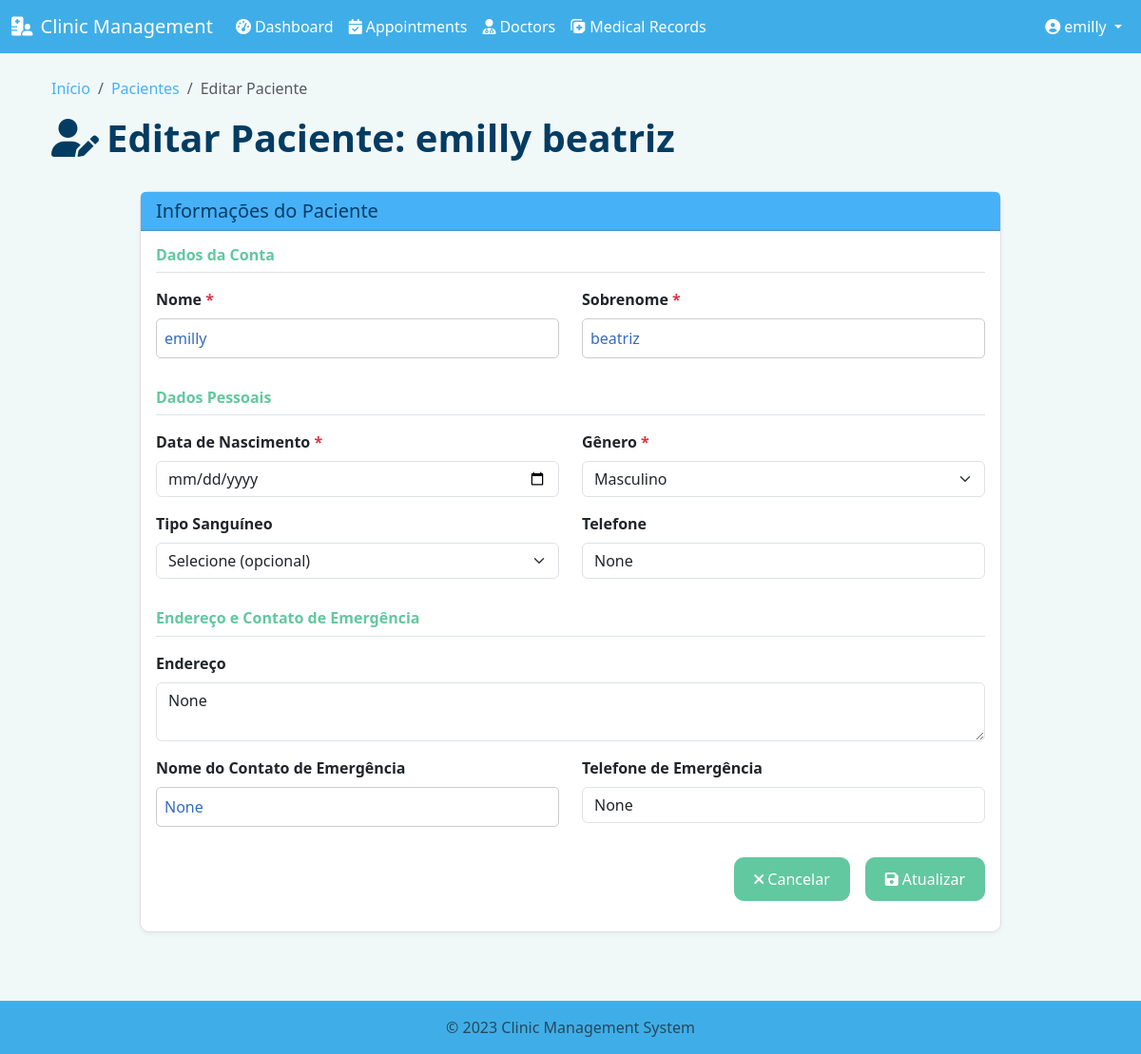
Screenshot of /patients/3/edit (signed in) with the database file from the repository.
### models.py (models this page shows, shortened)
class User(UserMixin, db.Model):
    id = db.Column(db.Integer, primary_key=True)
    username = db.Column(db.String(64), unique=True, nullable=False)
    email = db.Column(db.String(120), unique=True, nullable=False)
    password_hash = db.Column(db.String(256), nullable=False)
    role = db.Column(db.Enum(UserRole), nullable=False)
    first_name = db.Column(db.String(50))
    last_name = db.Column(db.String(50))
    created_at = db.Column(db.DateTime, default=datetime.utcnow)
    updated_at = db.Column(db.DateTime, default=datetime.utcnow, onupdate=datetime.utcnow)
    doctor_profile = db.relationship('Doctor', backref='user', uselist=False, cascade='all, delete-orphan')
    patient_profile = db.relationship('Patient', backref='user', uselist=False, cascade='all, delete-orphan')

class Patient(db.Model):
    id = db.Column(db.Integer, primary_key=True)
    user_id = db.Column(db.Integer, db.ForeignKey('user.id'), unique=True, nullable=False)
    date_of_birth = db.Column(db.Date)
    gender = db.Column(db.String(10))
    blood_group = db.Column(db.String(5))
    address = db.Column(db.String(200))
    phone = db.Column(db.String(20))
    emergency_contact_name = db.Column(db.String(100))
    emergency_contact_phone = db.Column(db.String(20))
    created_at = db.Column(db.DateTime, default=datetime.utcnow)
    updated_at = db.Column(db.DateTime, default=datetime.utcnow, onupdate=datetime.utcnow)
    appointments = db.relationship('Appointment', backref='patient', lazy='dynamic', cascade='all, delete-orphan')
    medical_records = db.relationship('MedicalRecord', backref='patient', lazy='dynamic', cascade='all, delete-orphan')

### routes/patients.py (the view, shortened to what this page needs)
@patients_bp.route('/<int:id>/edit', methods=['GET', 'POST'])
@login_required
def edit_patient(id):
    verify_patient_or_medical_staff(id)
    patient = Patient.query.get_or_404(id)
    return render_template('patients/edit.html', patient=patient)

### app.py (called while the page is built)
@login_manager.user_loader
def load_user(user_id):
    from models import User
    return User.query.get(int(user_id))

### routes/patients.py (called while the page is built)
def verify_patient_or_medical_staff(patient_id):
    if not current_user.is_authenticated:
        abort(403)
    if current_user.role == UserRole.PATIENT and current_user.patient_profile and current_user.patient_profile.id == patient_id:
        return True
    if current_user.role in [UserRole.ADMIN, UserRole.DOCTOR, UserRole.STAFF]:
        return True
    abort(403)

### templates/patients/edit.html (shortened to what this page needs)
{% extends "layout.html" %}
{% block content %}
<div class="container">
    <div class="row mb-4">
        <div class="col">
            <nav aria-label="breadcrumb">
                <ol class="breadcrumb">
                    <li class="breadcrumb-item"><a href="{{ url_for('auth.dashboard') }}">Início</a></li>
                    <li class="breadcrumb-item"><a href="{{ url_for('patients.list_patients') }}">Pacientes</a></li>
                    <li class="breadcrumb-item active" aria-current="page">Editar Paciente</li>
                </ol>
            </nav>
            <h1>
                <i class="fas fa-user-edit me-2"></i>Editar Paciente: {{ patient.user.first_name }} {{ patient.user.last_name }}
            </h1>
        </div>
    </div>
    <div class="row">
        <div class="col-md-10 mx-auto">
            <div class="card">
                <div class="card-header bg-primary text-white">
                    <h5 class="card-title mb-0">Informações do Paciente</h5>
                </div>
                <div class="card-body">
                    <form method="POST" action="{{ url_for('patients.edit_patient', id=patient.id) }}" id="editPatientForm" novalidate>
                        <div class="row mb-3">
                            <div class="col-12">
                                <h6 class="fw-bold border-bottom pb-2 mb-3">Dados da Conta</h6>
                            </div>
                            <div class="col-md-6 mb-3">
                                <label for="first_name" class="form-label required">Nome</label>
                                <input type="text" class="form-control" id="first_name" name="first_name" value="{{ patient.user.first_name }}" required>
                            </div>
                            <div class="col-md-6 mb-3">
                                <label for="last_name" class="form-label required">Sobrenome</label>
                                <input type="text" class="form-control" id="last_name" name="last_name" value="{{ patient.user.last_name }}" required>
                            </div>
                        </div>
                        <div class="row mb-3">
                            <div class="col-12">
                                <h6 class="fw-bold border-bottom pb-2 mb-3">Dados Pessoais</h6>
                            </div>
                            <div class="col-md-6 mb-3">
                                <label for="date_of_birth" class="form-label required">Data de Nascimento</label>
                                <input type="date" class="form-control" id="date_of_birth" name="date_of_birth" value="{{ patient.date_of_birth.strftime('%Y-%m-%d') if patient.date_of_birth else '' }}" required>
                            </div>
                            <div class="col-md-6 mb-3">
                                <label for="gender" class="form-label required">Gênero</label>
                                <select class="form-select" id="gender" name="gender" required>
                                    <option value="Male" {{ 'selected' if patient.gender == 'Male' else '' }}>Masculino</option>
                                </select>
                            </div>
                            <div class="col-md-6 mb-3">
                                <label for="blood_group" class="form-label">Tipo Sanguíneo</label>
                                <select class="form-select" id="blood_group" name="blood_group">
                                    <option value="">Selecione (opcional)</option>
                                </select>
                            </div>
                            <div class="col-md-6 mb-3">
                                <label for="phone" class="form-label">Telefone</label>
                                <input type="tel" class="form-control" id="phone" name="phone" value="{{ patient.phone }}" placeholder="Ex: +5511999999999">
                            </div>
                        </div>
                        <div class="row mb-3">
                            <div class="col-12">
                                <h6 class="fw-bold border-bottom pb-2 mb-3">Endereço e Contato de Emergência</h6>
                            </div>
                            <div class="col-md-12 mb-3">
                                <label for="address" class="form-label">Endereço</label>
                                <textarea class="form-control" id="address" name="address" rows="2">{{ patient.address }}</textarea>
                            </div>
                            <div class="col-md-6 mb-3">
                                <label for="emergency_contact_name" class="form-label">Nome do Contato de Emergência</label>
                                <input type="text" class="form-control" id="emergency_contact_name" name="emergency_contact_name" value="{{ patient.emergency_contact_name }}">
                            </div>
                            <div class="col-md-6 mb-3">
                                <label for="emergency_contact_phone" class="form-label">Telefone de Emergência</label>
                                <input type="tel" class="form-control" id="emergency_contact_phone" name="emergency_contact_phone" value="{{ patient.emergency_contact_phone }}">
                            </div>
                        </div>
                        <div class="d-grid gap-2 d-md-flex justify-content-md-end">
                            <a href="{{ url_for('patients.view_patient', id=patient.id) }}" class="btn btn-secondary me-md-2">
                                <i class="fas fa-times me-1"></i>Cancelar
                            </a>
                            <button type="submit" class="btn btn-primary" onclick="return validateForm('editPatientForm')">
                                <i class="fas fa-save me-1"></i>Atualizar
                            </button>
                        </div>
                    </form>
                </div>
            </div>
        </div>
    </div>
</div>
{% endblock %}

### templates/layout.html (shortened to what this page needs)
<head>
    <link rel="stylesheet" href="https://cdn.jsdelivr.net/npm/bootstrap@5.3.3/dist/css/bootstrap.min.css">
    <link rel="stylesheet" href="https://cdnjs.cloudflare.com/ajax/libs/font-awesome/6.0.0/css/all.min.css">
  <link rel="stylesheet" href="{{ url_for('static', filename='css/style.css') }}">
  <link rel="stylesheet" href="{{ url_for('static', filename='css/custom.css') }}">
</head>
<body>
    <nav class="navbar navbar-expand-lg navbar-dark bg-dark">
        <div class="container-fluid">
            <a class="navbar-brand" href="{{ url_for('auth.dashboard') }}">
                <i class="fas fa-hospital-user me-2"></i>Clinic Management
            </a>
            <div class="collapse navbar-collapse" id="navbarNav">
                <ul class="navbar-nav me-auto">
                    {% if current_user.is_authenticated %}
                        <li class="nav-item">
                            <a class="nav-link" href="{{ url_for('auth.dashboard') }}">
                                <i class="fas fa-tachometer-alt me-1"></i>Dashboard
                            </a>
                        </li>
                        <li class="nav-item">
                            <a class="nav-link" href="{{ url_for('appointments.list_appointments') }}">
                                <i class="fas fa-calendar-check me-1"></i>Appointments
                            </a>
                        </li>
                        <li class="nav-item">
                            <a class="nav-link" href="{{ url_for('doctors.list_doctors') }}">
                                <i class="fas fa-user-md me-1"></i>Doctors
                            </a>
                        </li>
                        <li class="nav-item">
                            <a class="nav-link" href="{{ url_for('medical_records.list_records') }}">
                                <i class="fas fa-notes-medical me-1"></i>Medical Records
                            </a>
                        </li>
                    {% endif %}
                </ul>
                <ul class="navbar-nav">
                    {% if current_user.is_authenticated %}
                        <li class="nav-item dropdown">
                            <a class="nav-link dropdown-toggle" href="#" id="userDropdown" role="button" data-bs-toggle="dropdown" aria-expanded="false">
                                <i class="fas fa-user-circle me-1"></i>{{ current_user.username }}
                            </a>
                        </li>
                    {% endif %}
                </ul>
            </div>
        </div>
    </nav>
    <div class="container mt-4">
        {% block content %}{% endblock %}
    </div>
    <footer class="footer mt-5 py-3 bg-dark">
        <div class="container text-center">
            <span class="text-muted">© 2023 Clinic Management System</span>
        </div>
    </footer>
</body>
</html>

### static/css/style.css (style rules this page uses)
body { min-height: 100vh; display: flex; flex-direction: column; }
.footer { margin-top: auto; }
.card { border-radius: 8px; box-shadow: 0 4px 8px rgba(0, 0, 0, 0.2); margin-bottom: 1.5rem; transition: transform 0.3s ease; }
.card-header { border-radius: 8px 8px 0 0; }
.form-label { font-weight: 600; }
.required::after { content: ' *'; color: var(--bs-danger); }

### static/css/custom.css (style rules this page uses)
h1, h2, h3 { color: var(--heading-color); font-weight: 600; }
h1 { color: var(--heading-principal); }
body { color: var(--text-color); background-color: var(--background-light); font-family: 'Segoe UI', Tahoma, Geneva, Verdana, sans-serif; }
a { color: var(--main-color); text-decoration: none; }
.btn, .btn-primary { background-color: var(--accent-color); border-color: var(--accent-color); color: white; display: inline-flex; align-items: center; justify-content: center; text-align: center; padding: 10px 20px; border-radius: 10px; font-weight: 500; font-size: 1rem; transition: background-color 0.2s ease; }
input[type="text"], input[type="email"], input[type="password"], textarea, select { border: 1px solid #ccc; border-radius: 5px; padding: 8px; color: var(--text-color); background-color: white; }
header, footer, .navbar, .footer { background-color: var(--header-footer-color) !important; color: white !important; }
header a, footer a, .navbar a, .footer a { color: white !important; text-decoration: none; }
.navbar { background-color: var(--header-footer-color); border-bottom: 1px solid #eee; }
.navbar a { color: white !important; }
.card { border: 1px solid #e0e0e0; border-radius: 10px; box-shadow: 0 2px 5px rgba(0,0,0,0.05); background-color: white; }
.card-title { color: var(--heading-color); }
.card-header.bg-dark, .card-header.bg-success, .card-header.bg-primary, .card-header.bg-info, .card-header.bg-warning, .card-header.bg-danger { background-color: var(--main-color) !important; color: white !important; }
.text-primary, .fw-bold, .lead, strong, b { color: var(--accent-color) !important; }
.btn, .btn-primary { display: inline-flex !important; align-items: center !important; justify-content: center !important; text-align: center !important; }

### rows the page displays
User: username "emilly", user.first_name "emilly", user.last_name "beatriz", first_name "emilly", last_name "beatriz"
Patient: phone "None", address "None", emergency_contact_name "None", emergency_contact_phone "None"
